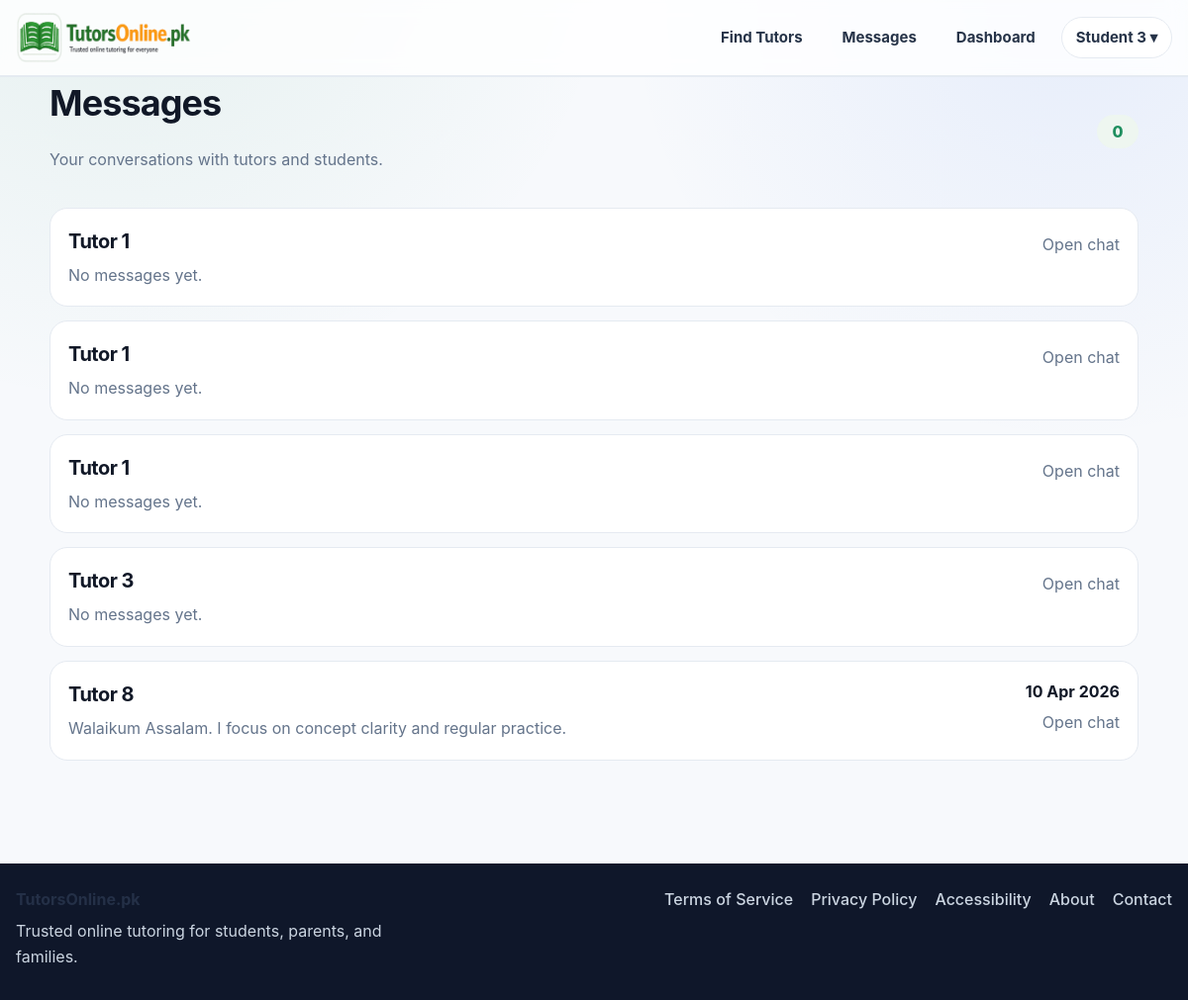
The app's page /messages (signed in) with its own data.
### app.py (models this page shows, shortened)
class User(UserMixin, db.Model):
    id = db.Column(db.Integer, primary_key=True)
    email = db.Column(db.String(120), unique=True, nullable=False)
    password_hash = db.Column(db.String(255), nullable=False)
    role = db.Column(db.String(20), nullable=False, default="student")
    full_name = db.Column(db.String(120), nullable=False)
    public_name = db.Column(db.String(120), nullable=False)
    qualification = db.Column(db.String(120), default="")
    subjects = db.Column(db.String(255), default="")
    class_levels = db.Column(db.String(255), default="")
    experience_years = db.Column(db.Integer, default=0)
    bio = db.Column(db.Text, default="")
    degree_title = db.Column(db.String(255), default="")
    degree_major = db.Column(db.String(255), default="")
    degree_institution = db.Column(db.String(255), default="")
    degree_year = db.Column(db.String(50), default="")
    degree_grade = db.Column(db.String(50), default="")
    previous_path_choice = db.Column(db.String(50), default="")
    mphil_title = db.Column(db.String(255), default="")
    mphil_major = db.Column(db.String(255), default="")
    mphil_institution = db.Column(db.String(255), default="")
    mphil_year = db.Column(db.String(50), default="")
    mphil_grade = db.Column(db.String(50), default="")
    mphil_additional_note = db.Column(db.String(255), default="")
    masters_title = db.Column(db.String(255), default="")
    masters_major = db.Column(db.String(255), default="")
    masters_institution = db.Column(db.String(255), default="")
    masters_year = db.Column(db.String(50), default="")
    masters_grade = db.Column(db.String(50), default="")
    masters_additional_note = db.Column(db.String(255), default="")
    bachelor_title = db.Column(db.String(255), default="")
    bachelor_major = db.Column(db.String(255), default="")
    bachelor_institution = db.Column(db.String(255), default="")
    bachelor_year = db.Column(db.String(50), default="")
    bachelor_grade = db.Column(db.String(50), default="")
    bachelor_additional_note = db.Column(db.String(255), default="")
    inter_program = db.Column(db.String(100), default="")
    inter_institution = db.Column(db.String(255), default="")
    inter_grade = db.Column(db.String(50), default="")
    inter_year = db.Column(db.String(50), default="")
    matric_program = db.Column(db.String(100), default="")
    matric_institution = db.Column(db.String(255), default="")
    matric_grade = db.Column(db.String(50), default="")
    matric_year = db.Column(db.String(50), default="")
    gender = db.Column(db.String(50), default="")
    city = db.Column(db.String(120), default="")
    main_subject = db.Column(db.String(120), default="")
    additional_subjects = db.Column(db.String(255), default="")
    student_level = db.Column(db.String(120), default="")
    student_subject_needed = db.Column(db.String(120), default="")
    preferred_tutor_gender = db.Column(db.String(50), default="")
    learning_mode = db.Column(db.String(50), default="")
    teaching_mode = db.Column(db.String(50), default="")
    hourly_rate = db.Column(db.Integer, default=0)
    mobile_number = db.Column(db.String(40), default="")
    cnic_number = db.Column(db.String(40), default="")
    profile_image = db.Column(db.String(255), default="")
    degree_file = db.Column(db.String(255), default="")
    additional_qualification_level = db.Column(db.String(80), default="")
    additional_qualification_title = db.Column(db.String(255), default="")
    additional_qualification_major = db.Column(db.String(255), default="")
    additional_qualification_institution = db.Column(db.String(255), default="")
    additional_qualification_year = db.Column(db.String(50), default="")
    additional_qualification_grade = db.Column(db.String(50), default="")
    additional_qualification_file = db.Column(db.String(255), default="")
    demo_video_url = db.Column(db.String(255), default="")
    demo_video_file = db.Column(db.String(255), default="")
    modest_profile = db.Column(db.Boolean, default=False)
    audio_only = db.Column(db.Boolean, default=False)
    is_active_user = db.Column(db.Boolean, default=True)
    is_verified_tutor = db.Column(db.Boolean, default=False)
    profile_stage = db.Column(db.String(40), default="basic_complete")
    verification_submitted_at = db.Column(db.DateTime)
    approved_at = db.Column(db.DateTime)
    rejected_at = db.Column(db.DateTime)
    admin_review_note = db.Column(db.Text, default="")
    is_public_tutor = db.Column(db.Boolean, default=False)
    tutor_category = db.Column(db.String(80), default="")
    bonus_credits = db.Column(db.Integer, default=0)
    total_earnings_pkr = db.Column(db.Integer, default=0)
    monthly_earnings_pkr = db.Column(db.Integer, default=0)
    sessions_completed = db.Column(db.Integer, default=0)
    rating_avg = db.Column(db.Float, default=0.0)
    rating_count = db.Column(db.Integer, default=0)
    credits_balance = db.Column(db.Integer, default=0)
    pending_payout_pkr = db.Column(db.Integer, default=0)
    payout_method = db.Column(db.String(30), default="bank")
    payout_account_title = db.Column(db.String(120), default="")
    payout_account_number = db.Column(db.String(120), default="")
    payout_iban = db.Column(db.String(64), default="")
    created_at = db.Column(db.DateTime, default=datetime.utcnow)
    bookings_as_student = db.relationship(
        "Booking",
        backref="student",
        lazy=True,
        foreign_keys="Booking.student_id",
    )
    bookings_as_tutor = db.relationship(
        "Booking",
        backref="tutor",
        lazy=True,
        foreign_keys="Booking.tutor_id",
    )
    @property
    def is_active(self):
        return self.is_active_user

class Conversation(db.Model):
    id = db.Column(db.Integer, primary_key=True)
    student_id = db.Column(db.Integer, db.ForeignKey("user.id"), nullable=False)
    tutor_id = db.Column(db.Integer, db.ForeignKey("user.id"), nullable=False)
    booking_id = db.Column(db.Integer, db.ForeignKey("booking.id"), nullable=True)
    created_at = db.Column(db.DateTime, default=datetime.utcnow)
    updated_at = db.Column(
        db.DateTime,
        default=datetime.utcnow,
        onupdate=datetime.utcnow
    )
    student = db.relationship("User", foreign_keys=[student_id], backref="student_conversations")
    tutor = db.relationship("User", foreign_keys=[tutor_id], backref="tutor_conversations")
    booking = db.relationship("Booking", backref="conversation")

class Message(db.Model):
    id = db.Column(db.Integer, primary_key=True)
    conversation_id = db.Column(
        db.Integer,
        db.ForeignKey("conversation.id"),
        nullable=False
    )
    sender_id = db.Column(db.Integer, db.ForeignKey("user.id"), nullable=False)
    body = db.Column(db.Text, nullable=False)
    is_read = db.Column(db.Boolean, default=False)
    created_at = db.Column(db.DateTime, default=datetime.utcnow)
    conversation = db.relationship(
        "Conversation",
        backref=db.backref(
            "messages",
            lazy=True,
            order_by="Message.created_at.asc()"
        )
    )
    sender = db.relationship("User")

### app.py (the view, shortened to what this page needs)
@app.route("/messages")
@login_required
def messages_inbox():
    if current_user.role not in ["student", "tutor", "admin"]:
        flash("Messaging is not available for this account.", "danger")
        return redirect(url_for("dashboard"))
    if current_user.role == "student":
        conversations = (
            Conversation.query
            .filter_by(student_id=current_user.id)
            .order_by(Conversation.updated_at.desc())
            .all()
        )
    else:
        conversations = []
    unread_count = 0
    for convo in conversations:
        unread_count += Message.query.filter(
            Message.conversation_id == convo.id,
            Message.sender_id != current_user.id,
            Message.is_read == False
        ).count()
    return render_template(
        "messages_inbox.html",
        conversations=conversations,
        unread_count=unread_count,
    )

### templates/messages_inbox.html (shortened to what this page needs)
{% extends 'base.html' %}
{% block content %}
<section class="msg-shell">
  <div class="msg-topbar">
    <div>
      <h1>Messages</h1>
      <p class="muted">Your conversations with tutors and students.</p>
    </div>
    <div class="msg-unread-pill">{{ unread_count }}</div>
  </div>
  {% if conversations %}
    <div class="msg-list">
      {% for convo in conversations %}
        {% set other = convo.tutor if current_user.id == convo.student_id else convo.student %}
        {% set last_msg = convo.messages[-1] if convo.messages else None %}
        {% set convo_unread = convo.messages
        | selectattr('sender_id', 'ne', current_user.id)
        | selectattr('is_read', 'equalto', false)
        | list
        | length %}
        <a href="{{ url_for('message_thread', conversation_id=convo.id) }}" class="msg-card" style="text-decoration:none;">
          <div>
            <h3>{{ other.public_name }}</h3>
            <p>
              {% if last_msg %}
                {{ last_msg.body[:120] }}{% if last_msg.body|length > 120 %}...{% endif %}
              {% else %}
                No messages yet.
              {% endif %}
            </p>
          </div>
          <div class="msg-meta">
          {% if last_msg %}
            <div style="font-weight:700; color:#111827;">
              {{ last_msg.created_at.strftime('%d %b %Y') }}
            </div>
          {% endif %}
          <div class="muted" style="margin-top:6px;">
            Open chat
          </div>
        </div>
        </a>
      {% endfor %}
    </div>
  {% else %}
    <div class="msg-empty">
      <h3>No conversations yet</h3>
      <p class="muted">Start from a tutor profile to open your first conversation.</p>
    </div>
  {% endif %}
</section>
{% endblock %}

### templates/base.html (shortened to what this page needs)
<!doctype html>
<html lang="en">
<head>
  <link rel="stylesheet" href="{{ url_for('static', filename='css/styles.css') }}">
  <link rel="stylesheet" href="{{ url_for('static', filename='css/design-system.css') }}">
</head>
<body>
  <header class="site-header">
    <div class="container nav-wrap">
      <a href="{{ url_for('index') }}" class="brand">
        <img src="{{ url_for('static', filename='images/logo.png') }}" alt="TutorsOnline.pk" class="brand-logo">
      </a>
     <nav class="main-nav">
      <a href="{{ url_for('tutors') }}">Find Tutors</a>
      {% if current_user.is_authenticated %}
        <a href="{{ url_for('messages_inbox') }}" class="nav-messages-link">
          Messages
        </a>
        <a href="{{ url_for('dashboard') }}">Dashboard</a>
        <div class="nav-user-dropdown">
          <button type="button" class="nav-user-trigger">
            {{ current_user.public_name or 'Account' }} ▾
          </button>
        </div>
      {% else %}
        <a href="{{ url_for('contact') }}">Contact</a>
        <a href="{{ url_for('login') }}">Login</a>
        <a href="{{ url_for('register') }}" class="nav-join-btn">Join</a>
      {% endif %}
    </nav>
    </div>
  </header>
  <main class="site-main">
    <div class="container">
      {% block content %}{% endblock %}
    </div>
  </main>
  <footer class="site-footer">
    <div class="container footer-wrap">
      <div class="footer-brand">
        <strong>TutorsOnline.pk</strong>
        <p>Trusted online tutoring for students, parents, and families.</p>
      </div>
      <div class="footer-links">
        <a href="{{ url_for('terms') }}">Terms of Service</a>
        <a href="{{ url_for('privacy') }}">Privacy Policy</a>
        <a href="{{ url_for('accessibility') }}">Accessibility</a>
        <a href="{{ url_for('about') }}">About</a>
        <a href="{{ url_for('contact') }}">Contact</a>
      </div>
    </div>
  </footer>
</body>
</html>

### records on screen
User: public_name "Student 3"
Conversation: shows "No messages yet."
User: public_name "Tutor 1"
Conversation: shows "No messages yet."
Conversation: shows "No messages yet."
Conversation: shows "No messages yet."
User: public_name "Tutor 3"
User: public_name "Tutor 8"
Message: body "Walaikum Assalam. I focus on concept clarity and regular practice.", created_at "10 Apr 2026"

### other values on screen
{{ unread_count }} "0"
